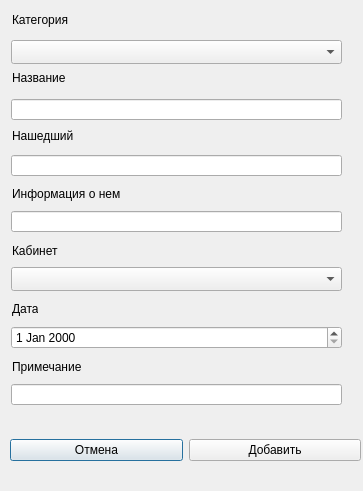
<?xml version="1.0" encoding="UTF-8"?>
<ui version="4.0">
 <class>Dialog</class>
 <widget class="QDialog" name="Dialog">
  <property name="geometry">
   <rect>
    <x>0</x>
    <y>0</y>
    <width>363</width>
    <height>491</height>
   </rect>
  </property>
  <property name="windowTitle">
   <string>Dialog</string>
  </property>
  <widget class="QLabel" name="label">
   <property name="geometry">
    <rect>
     <x>12</x>
     <y>12</y>
     <width>56</width>
     <height>16</height>
    </rect>
   </property>
   <property name="text">
    <string>Категория</string>
   </property>
  </widget>
  <widget class="QLabel" name="label_2">
   <property name="geometry">
    <rect>
     <x>12</x>
     <y>70</y>
     <width>53</width>
     <height>16</height>
    </rect>
   </property>
   <property name="text">
    <string>Название</string>
   </property>
  </widget>
  <widget class="QLabel" name="label_3">
   <property name="geometry">
    <rect>
     <x>12</x>
     <y>128</y>
     <width>61</width>
     <height>16</height>
    </rect>
   </property>
   <property name="text">
    <string>Нашедший</string>
   </property>
  </widget>
  <widget class="QLabel" name="label_4">
   <property name="geometry">
    <rect>
     <x>12</x>
     <y>186</y>
     <width>109</width>
     <height>16</height>
    </rect>
   </property>
   <property name="text">
    <string>Информация о нем</string>
   </property>
  </widget>
  <widget class="QLabel" name="label_5">
   <property name="geometry">
    <rect>
     <x>12</x>
     <y>243</y>
     <width>46</width>
     <height>16</height>
    </rect>
   </property>
   <property name="text">
    <string>Кабинет</string>
   </property>
  </widget>
  <widget class="QLabel" name="label_6">
   <property name="geometry">
    <rect>
     <x>12</x>
     <y>301</y>
     <width>26</width>
     <height>16</height>
    </rect>
   </property>
   <property name="text">
    <string>Дата</string>
   </property>
  </widget>
  <widget class="QLabel" name="label_7">
   <property name="geometry">
    <rect>
     <x>12</x>
     <y>359</y>
     <width>71</width>
     <height>16</height>
    </rect>
   </property>
   <property name="text">
    <string>Примечание</string>
   </property>
  </widget>
  <widget class="QComboBox" name="cmbCat">
   <property name="geometry">
    <rect>
     <x>11</x>
     <y>40</y>
     <width>331</width>
     <height>24</height>
    </rect>
   </property>
  </widget>
  <widget class="QComboBox" name="cmbPla">
   <property name="geometry">
    <rect>
     <x>11</x>
     <y>267</y>
     <width>331</width>
     <height>24</height>
    </rect>
   </property>
  </widget>
  <widget class="QLineEdit" name="txtNam">
   <property name="geometry">
    <rect>
     <x>11</x>
     <y>99</y>
     <width>331</width>
     <height>21</height>
    </rect>
   </property>
  </widget>
  <widget class="QLineEdit" name="txtFin">
   <property name="geometry">
    <rect>
     <x>11</x>
     <y>155</y>
     <width>331</width>
     <height>21</height>
    </rect>
   </property>
  </widget>
  <widget class="QLineEdit" name="txtCont">
   <property name="geometry">
    <rect>
     <x>11</x>
     <y>211</y>
     <width>331</width>
     <height>21</height>
    </rect>
   </property>
  </widget>
  <widget class="QLineEdit" name="txtDesc">
   <property name="geometry">
    <rect>
     <x>11</x>
     <y>384</y>
     <width>331</width>
     <height>21</height>
    </rect>
   </property>
  </widget>
  <widget class="QDateEdit" name="dateEdit">
   <property name="geometry">
    <rect>
     <x>11</x>
     <y>326</y>
     <width>331</width>
     <height>23</height>
    </rect>
   </property>
  </widget>
  <widget class="QWidget" name="">
   <property name="geometry">
    <rect>
     <x>10</x>
     <y>420</y>
     <width>351</width>
     <height>61</height>
    </rect>
   </property>
   <layout class="QHBoxLayout" name="horizontalLayout">
    <item>
     <widget class="QPushButton" name="btnRem">
      <property name="text">
       <string>Отмена</string>
      </property>
     </widget>
    </item>
    <item>
     <widget class="QPushButton" name="btnAdd">
      <property name="text">
       <string>Добавить</string>
      </property>
     </widget>
    </item>
   </layout>
  </widget>
 </widget>
 <resources/>
 <connections/>
</ui>
